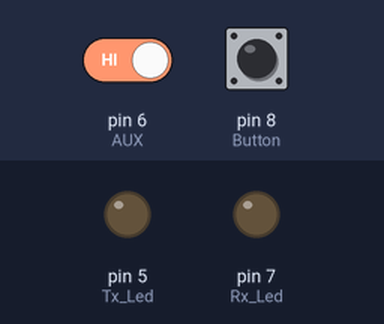
The sketch below on a simulated Arduino Uno, built with avr-gcc and run on an emulated ATmega328P. Parts: output pins drawn as LEDs (lit = HIGH). Dashed ring = blinking. The test bench sets the inputs (shaded band); at power-on: pin 8 (Button) LOW, pin 6 (AUX) HIGH. Pins used as bus, display or sensor lines are not drawn.

Above: at 1.2 s.
1.3 s: pin 8 (Button) pulled HIGH for 3.2 s
At 2.2 s:
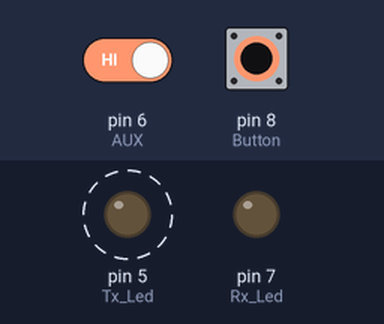
6.0 s: pin 6 (AUX) driven LOW
At 6.6 s:
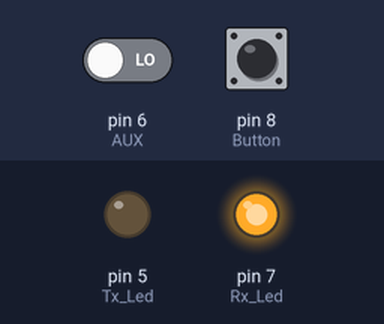
7.5 s: pin 8 (Button) pulled HIGH for 0.15 s
At 8.7 s:
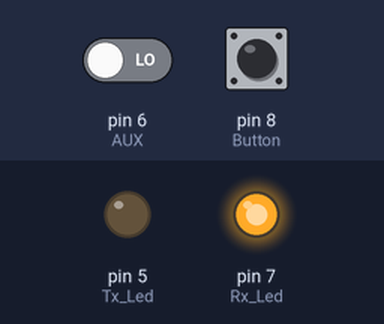
10.6 s: pin 6 (AUX) driven HIGH
At 11.7 s:
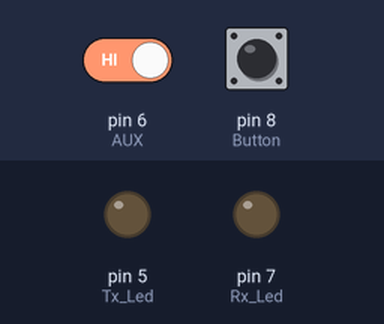
Timing chart, 0 to 13.1 s (numbered marks = the images above; inputs shaded):
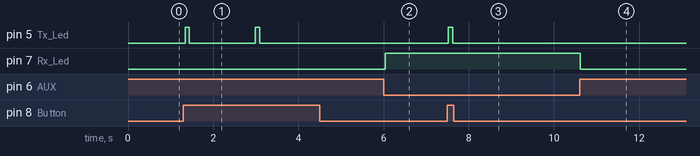

Measured:
- after the input at 1.3 s, pin 5 (Tx_Led): alternates HIGH for 0.11 s and LOW for 1.5 s, 4 changes in all, then stays LOW, starting at once
- after the input at 6.0 s, pin 7 (Rx_Led): LOW → HIGH at once
- after the input at 7.5 s, pin 5 (Tx_Led): LOW → HIGH at once, → LOW 0.11 s later
- after the input at 10.6 s, pin 7 (Rx_Led): HIGH → LOW at once

The sketch:

Station_final.ino
```cpp
#include <MFRC522.h>
#include <SoftwareSerial.h>
#define Tx_Led 5
#define Rx_Led 7
#define Button 8
#define AUX 6
#define SS_PIN 10
#define RST_PIN 9

MFRC522 mfrc522(SS_PIN, RST_PIN); // Instance of the class

SoftwareSerial mySerial(2, 3); // (2-RX) <<-- Connect TX pin of LoRa  ......  (3-TX) <<-- Connect RX pin of LoRa
// gnd SET_A and SET_B for Normal Mode (Send and Receive)


char data1[100] = {0x00, 0x01, 0x17,1};
char data2[100] = {0x00, 0x02, 0x17,2};

void setup() {
  Serial.begin(9600);
  //LORA
  mySerial.begin(9600);
  pinMode (Tx_Led, OUTPUT);
  pinMode (Rx_Led, OUTPUT);
  pinMode (Button, INPUT);
  pinMode (AUX, INPUT);

  //RFID
  SPI.begin();
  mfrc522.PCD_Init(); // Init MFRC522

  mfrc522.PCD_SetAntennaGain(0x07 << 4);
}

void loop() {
  RFID ();
  LORA ();
}

void RFID () {
   // Look for new cards
    if ( ! mfrc522.PICC_IsNewCardPresent())
      return;

    // Verify if the NUID has been readed
    if ( ! mfrc522.PICC_ReadCardSerial())
      return;
      Serial.println ("UID: ");
       for (byte i = 0; i < mfrc522.uid.size; i++) {
      if (mfrc522.uid.uidByte[i] < 0x10)
        Serial.print(F(" 0"));
      else
        Serial.print(F(" "));
      Serial.print(mfrc522.uid.uidByte[i], HEX);
    }
    Serial.println();
    // Halt PICC
    mfrc522.PICC_HaltA();

    // Stop encryption on PCD
    mfrc522.PCD_StopCrypto1();
 }


void LORA () {
  if (digitalRead (Button) == HIGH) {
    digitalWrite (Tx_Led, HIGH);
   // mySerial.println(num);
    mySerial.write (data1, 100);
     //mySerial.write ("Received");
    digitalWrite (Tx_Led, LOW);
    delay (1500);
  }

  // Receive the data from the bikes and check which bike it is
  // then send a confirmation signal
  if (mySerial.available() > 1)
  {

        char data [1000];
        String input = mySerial.readString();
        input.toCharArray (data,1000);

        switch (data [0]){

          //BIKE 1
          case 1:

          mySerial.write (data1, 100);
//          Serial.print ("Bike 1 Lat/Long: ");
//          Serial.print (data [1], DEC);
//          Serial.print (".");
//          for (int i = 2; i <9; i++) {
//            Serial.print (data [i], DEC);
//          }
//          Serial.print ("/");
//          Serial.print (data[9], DEC);
//          Serial.print (data[10], DEC);
//          Serial.print (".");
//          for (int j=11; j <19; j++) {
//            Serial.print (data [j], DEC);
//          }
//          Serial.println ();

          data [0] = 0;
          Serial.println ("Bike 1 current at RMIT Vietnam Sports Hall");


          delay (100);
          break;

          //BIKE 2
          case 2:

          mySerial.write (data2,100);
          Serial.print ("Bike 2 Lat/Long: ");
          Serial.print (data [1],DEC);
          Serial.print (".");
          for (int i=2; i<7; i++) {
            Serial.print (data[i], DEC);
          }
          Serial.print ("/");
          Serial.print (data[8], DEC);
          Serial.print (data[9], DEC);
          Serial.print (".");
          for (int j =10; j <17; j ++) {
            Serial.print (data[j],DEC);
          }
          Serial.println();

          data [0] = 0;
          delay (100);
          break;

        }
  }

  if (digitalRead (AUX) == LOW)
  {
    digitalWrite (Rx_Led, HIGH);
  }

  else if (digitalRead (AUX) == HIGH)
  {
    digitalWrite (Rx_Led, LOW);
  }

  delay(20);
}
```
